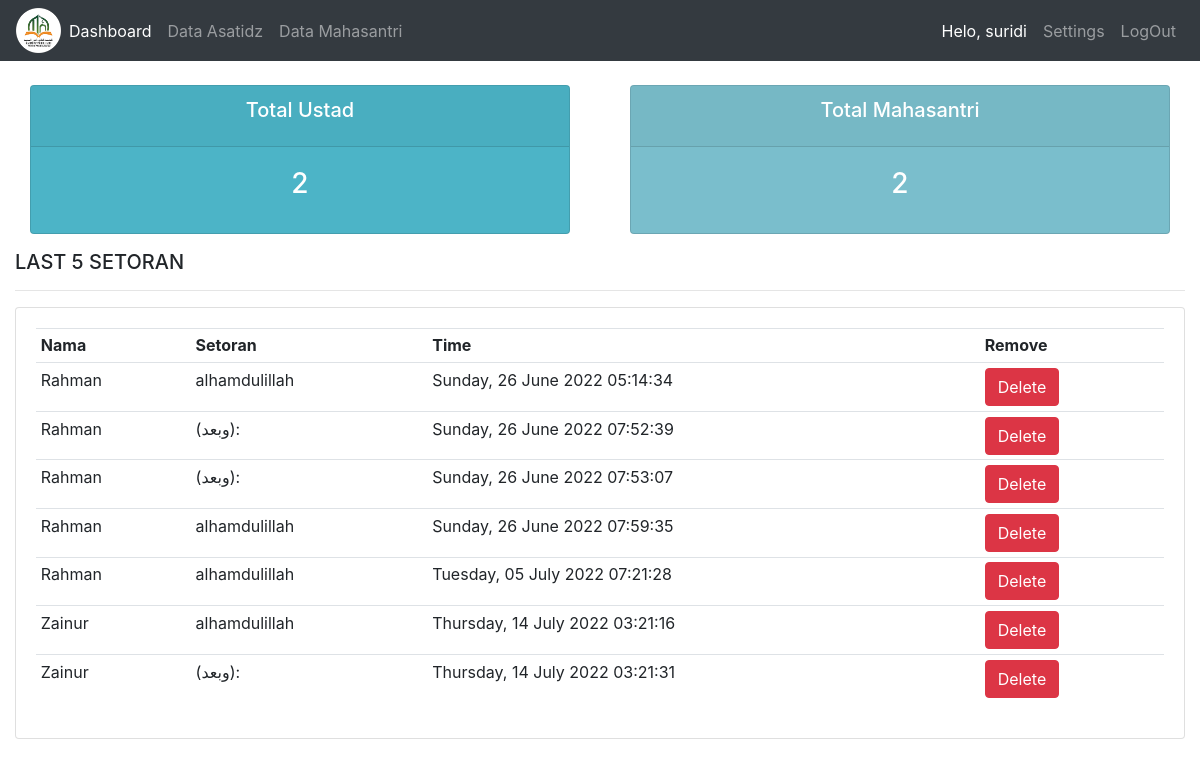
Before: / (signed in) with the older database file.
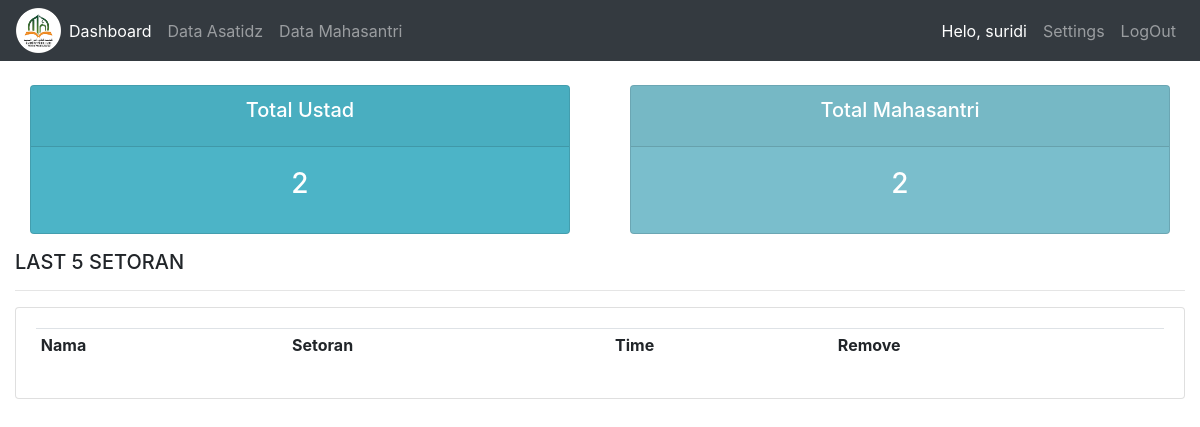
After: the same page with the newer database file.
### Setoran/models.py (models this page shows)
class Setoran(models.Model):
    NILAI = (
        ('A','A'),
        ('B','B'),
        ('C','C'),
        ('D','D'),
    )
    mahasantri = models.ForeignKey(Mahasantri, null=True, on_delete=models.SET_NULL)
    kitab = models.ForeignKey(Kitab, null=True, on_delete=models.SET_NULL)
    date_created = models.DateTimeField(auto_now_add=True, null=True)
    nilai = models.CharField(max_length=200, blank=True, null=True, choices=NILAI)
    catatan = models.CharField(max_length=200, blank=True, null=True)
    lulus = models.BooleanField()
    def __init__(self, *args, **kwargs):
        super().__init__(*args, **kwargs)
        if self.nilai == "A":
            self.lulus = True
        elif self.nilai == "B":
            self.lulus = True
        elif self.nilai == "C":
            self.lulus = True
        else:
            self.lulus = False

class Mahasantri(models.Model):
    JK = (
        ('Laki-Laki', 'Laki-Laki'),
        ('Perempuan', 'Perempuan'),
    )
    STATUS = (
        ('Siswa', 'Siswa'),
        ('Mahasiswa', 'Mahasiswa'),
    )
    name = models.CharField(max_length=200, blank=True, null=True)
    jk = models.CharField(max_length=200, blank=True, null=True, choices=JK)
    status = models.CharField(max_length=200, blank=True, null=True, choices=STATUS)
    date_created = models.DateTimeField(auto_now_add=True, null=True)
    def __str__(self):
        return str(self.name)

class Kitab(models.Model):
    HALAMAN = (
        ('1', '1'),
        ('2', '2'),
        ('3', '3'),
        ('4', '4'),
        ('5', '5'),
        ('6', '6'),
        ('7', '7'),
        ('8', '8'),
        ('9', '9'),
        ('10', '10'),
        ('11', '11'),
        ('12', '12'),
        ('13', '13'),
        ('14', '14'),
        ('15', '15'),
        ('16', '16'),
        ('17', '17'),
        ('18', '18'),
        ('19', '19'),
        ('20', '20'),
        ('21', '21'),
        ('22', '22'),
        ('23', '23'),
        ('24', '24'),
        ('25', '25'),
        ('26', '26'),
        ('27', '27'),
        ('28', '28'),
        ('29', '29'),
        ('30', '30'),
        ('31', '31'),
        ('32', '32'),
        ('33', '33'),
        ('34', '34'),
        ('35', '35'),
        ('36', '36'),
        ('37', '37'),
        ('38', '38'),
        ('39', '39'),
        ('40', '40'),
        ('41', '41'),
        ('42', '42'),
        ('43', '43'),
        ('44', '44'),
        ('45', '45'),
        ('46', '46'),
        ('47', '47'),
        ('48', '48'),
        ('49', '49'),
        ('50', '50'),
        ('51', '51'),
        ('52', '52'),
        ('53', '53'),
        ('54', '54'),
        ('55', '55'),
        ('56', '56'),
        ('57', '57'),
        ('58', '58'),
        ('59', '59'),
        ('60', '60'),
        ('71', '71'),
        ('72', '72'),
        ('73', '73'),
        ('74', '74'),
        ('75', '75'),
        ('76', '76'),
        ('77', '77'),
        ('78', '78'),
        ('79', '79'),
        ('80', '80'),
    )
    FASOL = (
        ('.....', '......'),
        ('Muqaddimah', 'Muqaddimah'),
        ('فصل: في ذكر شيء من الأعيان المتنجسة ', 'فصل: في ذكر شيء من الأعيان المتنجسة '),
        ('فصل: في بيان ما يحرم استعماله من الأواني وما يجوز', 'فصل: في بيان ما يحرم استعماله من الأواني وما يجوز'),
        ('فصل: في استعمال آلة السواك', 'فصل: في استعمال آلة السواك'),
        ('فصل: في فروض الوضوء', 'فصل: في فروض الوضوء'),
        ('فصل: في الاستنجاء وآداب قاضي الحاجة ', 'فصل: في الاستنجاء وآداب قاضي الحاجة '),
        ('فصل: في نواقض الوضوء', 'فصل: في نواقض الوضوء'),
        (' فصل: في موجب الغسل', ' فصل: في موجب الغسل'),
        ('فصل: وفرائض الغسل ثلاثة أشياء', 'فصل: وفرائض الغسل ثلاثة أشياء'),
        ('فصل: والاغتسالات المسنونة', 'فصل: والاغتسالات المسنونة'),
        ('فصل: والمسح على الخفين جائز في الوضوء ', 'فصل: والمسح على الخفين جائز في الوضوء '),
        ('فصل: في التيمم.', 'فصل: في التيمم.'),
        ('فصل: في بيان النجاسات وإزالتها', 'فصل: في بيان النجاسات وإزالتها'),
        ('فصل: في الحيض والنفاس والاستحاضة ', 'فصل: في الحيض والنفاس والاستحاضة '),
        ('فصل: وشرائط وجوب الصلاة ثلاثة أشياء', 'فصل: وشرائط وجوب الصلاة ثلاثة أشياء'),
        ('فصل: وشرائط الصلاة', 'فصل: وشرائط الصلاة'),
        ('فصل: في أركان الصلاة', 'فصل: في أركان الصلاة'),
        (' فصل: في أمور تخالف فيها المرأة الرجل في الصلاة', ' فصل: في أمور تخالف فيها المرأة الرجل في الصلاة'),
        ('فصل: في عدد مبطلات الصلاة', 'فصل: في عدد مبطلات الصلاة'),
        ('فصل: في عدد ركعات الصلاة ', 'فصل: في عدد ركعات الصلاة '),
        ('فصل: والمتروك من الصلاة ثلاثة أشياء فرض', 'فصل: والمتروك من الصلاة ثلاثة أشياء فرض'),
        ('فصل: في الأوقات التي تكره الصلاة', 'فصل: في الأوقات التي تكره الصلاة'),
        ('فصل: وصلاة الجماعة', 'فصل: وصلاة الجماعة'),
        ('فصل: في قصر الصلاة وجمعها', 'فصل: في قصر الصلاة وجمعها'),
        ('فصل: وشرائط وجوب الجمعة', 'فصل: وشرائط وجوب الجمعة'),
        ('فصل: وصلاة العيدين أي الفطر والأضحى ', 'فصل: وصلاة العيدين أي الفطر والأضحى '),
        ('فصل: وصلاة الكسوف للشمس ', 'فصل: وصلاة الكسوف للشمس '),
        ('فصل: في أحكام صلاة الاستسقاء', 'فصل: في أحكام صلاة الاستسقاء'),
        ('فصل: في كيفية صلاة الخوف', 'فصل: في كيفية صلاة الخوف'),
        ('فصل: في اللباس ', 'فصل: في اللباس '),
        ('فصل: فيما يتعلق بالميت ', 'فصل: فيما يتعلق بالميت '),
        ('فصل: وأول نصاب الإبل', 'فصل: وأول نصاب الإبل'),
        ('فصل: وأول نصاب البقر', 'فصل: وأول نصاب البقر'),
        ('فصل: وأول نصاب ', 'فصل: وأول نصاب '),
        ('فصل: والخليطان يزكيان', 'فصل: والخليطان يزكيان'),
        ('فصل: ونصاب الذهب ', 'فصل: ونصاب الذهب '),
        ('فصل: ونصاب الزروع والثمار ', 'فصل: ونصاب الزروع والثمار '),
        ('فصل: وتقوم عروض التجارة ', 'فصل: وتقوم عروض التجارة '),
        ('فصل: وتجب زكاة الفطر ', 'فصل: وتجب زكاة الفطر '),
        ('فصل: وتدفع الزكاة ', 'فصل: وتدفع الزكاة '),
        ('فصل: في أحكام الاعتكاف ', 'فصل: في أحكام الاعتكاف '),
        ('فصل: في أحكام محرمات الإحرام', 'فصل: في أحكام محرمات الإحرام'),
        ('فصل: في أنواع الدماء الواجبة ', 'فصل: في أنواع الدماء الواجبة '),
        ('فصل: في الربا بألف ', 'فصل: في الربا بألف '),
        ('فصل: في أحكام الخيار ', 'فصل: في أحكام الخيار '),
        ('فصل: في أحكام السلم ', 'فصل: في أحكام السلم '),
        ('فصل: في أحكام الرهن ', 'فصل: في أحكام الرهن '),
        ('فصل: في حجر السفيه والمفلس ', 'فصل: في حجر السفيه والمفلس '),
        ('فصل: في الصلح ', 'فصل: في الصلح '),
        ('فصل: في الحوالة ', 'فصل: في الحوالة '),
        ('فصل: في الضمان ', 'فصل: في الضمان '),
        ('فصل: في الشركة ', 'فصل: في الشركة '),
        ('فصل: في أحكام الوكالة ', 'فصل: في أحكام الوكالة '),
        ('فصل: في أحكام الإقرار', 'فصل: في أحكام الإقرار'),
        ('فصل: في أحكام العارية ', 'فصل: في أحكام العارية '),
        ('فصل: في أحكام الغصب ', 'فصل: في أحكام الغصب '),
        ('فصل: في أحكام الشفعة ', 'فصل: في أحكام الشفعة '),
        (' فصل: في أحكام القراض', ' فصل: في أحكام القراض'),
        ('فصل: في أحكام المساقاة ', 'فصل: في أحكام المساقاة '),
        ('فصل: في أحكام الإجارة ', 'فصل: في أحكام الإجارة '),
        ('فصل: في أحكام الجعالة', 'فصل: في أحكام الجعالة'),
        ('فصل: في أحكام المخابرة ', 'فصل: في أحكام المخابرة '),
        ('فصل: في أحكام إحياء الموات ', 'فصل: في أحكام إحياء الموات '),
        ('فصل: في أحكام الوقف ', 'فصل: في أحكام الوقف '),
        ('فصل: في أحكام الهبة ', 'فصل: في أحكام الهبة '),
        ('فصل: في أحكام اللقطة ', 'فصل: في أحكام اللقطة '),
        ('فصل: في أحكام اللقيط ', 'فصل: في أحكام اللقيط '),
        ('فصل: في أحكام الوديعة ', 'فصل: في أحكام الوديعة '),
        ('فصل: والفروض المقدرة ', 'فصل: والفروض المقدرة '),
        ('فصل: في أحكام الوصية ', 'فصل: في أحكام الوصية '),
        ('فصل: فيما لا يصح النكاح إلا به ', 'فصل: فيما لا يصح النكاح إلا به '),
        ('(فصل: والمحرمات)', '(فصل: والمحرمات)'),
        ('فصل: في أحكام الصداق ', 'فصل: في أحكام الصداق '),
        ('فصل: والوليمة على العرس ', 'فصل: والوليمة على العرس '),
        ('فصل: في أحكام القسم والنشوز ', 'فصل: في أحكام القسم والنشوز '),
        ('فصل: في أحكام الخلع', 'فصل: في أحكام الخلع'),
        ('فصل: في أحكام الطلاق ', 'فصل: في أحكام الطلاق '),
        ('فصل: في حكم طلاق الحر', '     فصل: في حكم طلاق الحر'),
        ('فصل: في أحكام الرجعة ', 'فصل: في أحكام الرجعة '),
        ('فصل: في بيان أحكام الإيلاء ', 'فصل: في بيان أحكام الإيلاء '),
        ('فصل: في بيان أحكام الظهار ', 'فصل: في بيان أحكام الظهار '),
        ('فصل: في بيان أحكام القذف اللعان', 'فصل: في بيان أحكام القذف اللعان'),
        ('فصل: في أحكام العدة وأنواع المعتدة ', 'فصل: في أحكام العدة وأنواع المعتدة '),
        ('فصل: في أنواع المعتدة وأحكامها ', 'فصل: في أنواع المعتدة وأحكامها '),
        ('فصل: في أحكام الاستبراء ', 'فصل: في أحكام الاستبراء '),
        ('فصل: في أحكام الرضاع', 'فصل: في أحكام الرضاع'),
        ('فصل: في أحكام نفقة الأقارب ', 'فصل: في أحكام نفقة الأقارب '),
        ('فصل: في أحكام الحضانة ', 'فصل: في أحكام الحضانة '),
        ('فصل: في بيان الدية ', 'فصل: في بيان الدية '),
        ('فصل: في أحكام القسامة ', 'فصل: في أحكام القسامة '),
        ('فصل: في أحكام القذف', 'فصل: في أحكام القذف'),
        ('فصل: في أحكام الأشربة ', 'فصل: في أحكام الأشربة '),
        ('فصل: في أحكام قطع السرقة ', 'فصل: في أحكام قطع السرقة '),
        ('فصل: في أحكام قاطع الطريق ', 'فصل: في أحكام قاطع الطريق '),
        ('فصل: في أحكام الصيال ', 'فصل: في أحكام الصيال '),
        ('فصل: في أحكام البغاة', 'فصل: في أحكام البغاة'),
        ('فصل: في أحكام الردة ', 'فصل: في أحكام الردة '),
        ('(فصل: وتارك الصلاة) ', '(فصل: وتارك الصلاة) '),
        ('فصل: في أحكام السلب ', 'فصل: في أحكام السلب '),
        ('فصل: في قسم الفيء على مستحقيه ', 'فصل: في قسم الفيء على مستحقيه '),
        ('فصل: في أحكام الجزية ', 'فصل: في أحكام الجزية '),
        ('فصل: في أحكام الأطعمة الحلال', 'فصل: في أحكام الأطعمة الحلال'),
        ('فصل: في أحكام الأضحية ', 'فصل: في أحكام الأضحية '),
        ('فصل: في أحكام العقيقة ', 'فصل: في أحكام العقيقة '),
        ('فصل: في أحكام النذور', 'فصل: في أحكام النذور'),
        ('فصل: في أحكام القسمة ', 'فصل: في أحكام القسمة '),
        ('فصل: في الحكم بالبينة ', 'فصل: في الحكم بالبينة '),
        ('فصل: في شروط الشاهد', 'فصل: في شروط الشاهد'),
        ('فصل والحقوق ضربان أحدهما ', 'فصل والحقوق ضربان أحدهما '),
        ('فصل: في أحكام الولاء ', 'فصل: في أحكام الولاء '),
        ('فصل: في أحكام التدبير ', 'فصل: في أحكام التدبير '),
        ('فصل: في أحكام الكتابة', 'فصل: في أحكام الكتابة'),
        ('فصل: في أحكام أمهات الأولاد ', 'فصل: في أحكام أمهات الأولاد '),
    )
    BAB = (
        ('.....', '.....'),
        ('Muqaddimah', 'Muqaddimah'),
        ('كتاب أحكام الطهارة', 'كتاب أحكام الطهارة'),
        ('كتاب أحكام الصلاة', 'كتاب أحكام الصلاة'),
        ('كتاب أحكام الزكاة', 'كتاب أحكام الزكاة'),
        ('كتاب بيان أحكام الصيام', 'كتاب بيان أحكام الصيام'),
        ('كتاب أحكام الحج', 'كتاب أحكام الحج'),
        ('كتاب أحكام البيوع', 'كتاب أحكام البيوع'),
        ('كتاب أحكام الفرائض والوصايا', 'كتاب أحكام الفرائض والوصايا'),
        ('كتاب أحكام النكاح وما يتعلق به', 'كتاب أحكام النكاح وما يتعلق به'),
        ('كتاب أحكام الجنايات', 'كتاب أحكام الجنايات'),
        ('كتاب بيان الحدود', 'كتاب بيان الحدود'),
        ('كتاب أحكام الجهاد', 'كتاب أحكام الجهاد'),
        ('كتاب أحكام الصيد والذبائح والأطعمة', 'كتاب أحكام الصيد والذبائح والأطعمة'),
        ('كتاب أحكام السبق والرمي', 'كتاب أحكام السبق والرمي'),
        ('كتاب أحكام الأيمان والنذور', 'كتاب أحكام الأيمان والنذور'),
        ('كتاب أحكام الأقضية والشهادات', 'كتاب أحكام الأقضية والشهادات'),
        ('كتاب أحكام العتق', 'كتاب أحكام العتق'),
    )
    awalan = models.CharField(max_length=200, blank=True, null=True)
    halaman = models.CharField(max_length=200, blank=True, null=True, choices=HALAMAN)
    fasol = models.CharField(max_length=200, blank=True, null=True, choices=FASOL)
    bab = models.CharField(max_length=200, blank=True, null=True, choices=BAB)
    isi = models.TextField()
    date_created = models.DateTimeField(auto_now_add=True, null=True)
    def __str__(self):
        return self.awalan

### Setoran/decorators.py (the view)
    def perubahan_halaman(request, *args, **kwargs):
        group = None
        if request.user.groups.exists():
            group = request.user.groups.all()[0].name
        if group == 'ustadz':
            return fungsi_awal(request, *args, **kwargs)
        if group == 'Admin':
            return fungsi_awal(request, *args, **kwargs)

### Setoran/views.py (called while the page is built)
@login_required(login_url='login')
@pilihan_login
def home(request):
    list_ustadz = Ustadz.objects.all()
    total_ust = list_ustadz.count()
    list_mhs = Mahasantri.objects.all()
    total_mhs = list_mhs.count()
    list_setoran = Setoran.objects.all()
    context = {
        'judul': 'Halaman Home',
        'menu': 'home',
        'ustadz': total_ust,
        'mahasantri': total_mhs,
        'setoran': list_setoran,
    }
    return render(request, 'data/dashboard.html', context)

### templates/data/dashboard.html (shortened to what this page needs)
{% extends "data/main.html" %}
{% block content %}
{% include "data/status.html" %}
        <div class="col-md">
            <h5>LAST 5 SETORAN </h5>
            <hr>
            <div class="card card-body">
                <table class="table table-sm">
                    <tr>
                        <th>Nama</th>
                        <th>Setoran</th>
                        <th>Time</th>
                        <th>Remove</th>
                    </tr>
                    {% for datasetoran in setoran %}
                    <tr>
                        <td>{{ datasetoran.mahasantri }}</td>
                        <td>{{ datasetoran.kitab }}</td>
                        <td>{{ datasetoran.date_created|date:"l, d N Y" }}
                            {{ datasetoran.date_created|time:"H:i:s" }}
                        </td>
                        <td><a href="{% url 'delete_setoran' datasetoran.id %}" class="btn btn-danger">Delete</a></td>
                    </tr>{% endfor %}
                </table>
            </div>
        </div>
{% endblock content%}

Changed rows visible on the page:
removed Setoran: mahasantri "Rahman", kitab "alhamdulillah", date_created "Sunday, 26 June 2022", date_created "05:14:34"
removed Setoran: mahasantri "Rahman", kitab "(وبعد):", date_created "Sunday, 26 June 2022", date_created "07:52:39"
removed Setoran: mahasantri "Rahman", kitab "(وبعد):", date_created "Sunday, 26 June 2022", date_created "07:53:07"
removed Setoran: mahasantri "Rahman", kitab "alhamdulillah", date_created "Sunday, 26 June 2022", date_created "07:59:35"
removed Setoran: mahasantri "Rahman", kitab "alhamdulillah", date_created "Tuesday, 05 July 2022", date_created "07:21:28"
removed Setoran: mahasantri "Zainur", kitab "alhamdulillah", date_created "Thursday, 14 July 2022", date_created "03:21:16"
removed Setoran: mahasantri "Zainur", kitab "(وبعد):", date_created "Thursday, 14 July 2022", date_created "03:21:31"
